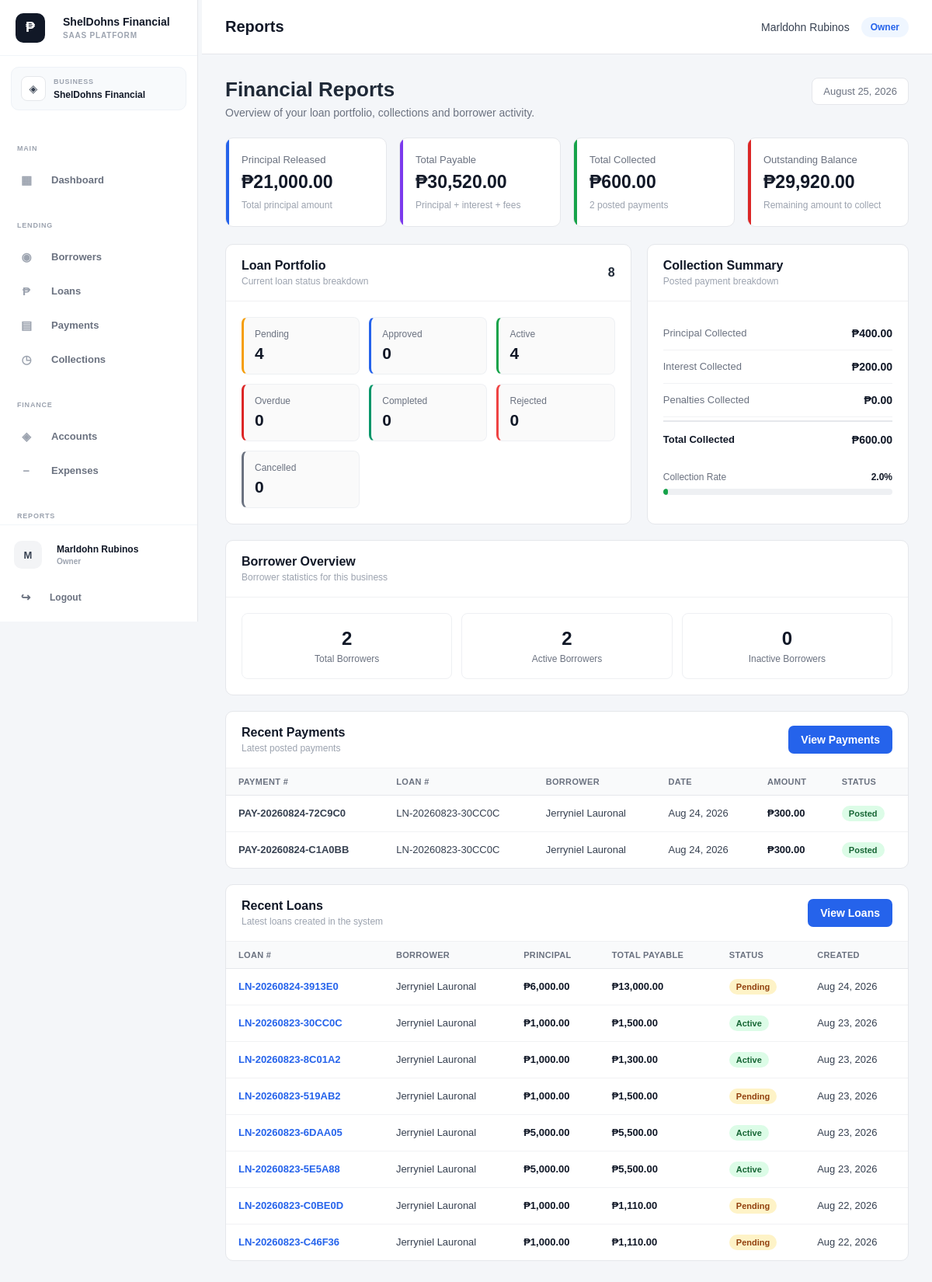
Screenshot of /public/index.php?url=reports (signed in) with the database file from the repository.
### tables this page shows
CREATE TABLE `loan_payments` (
  `id` int(10) UNSIGNED NOT NULL,
  `business_id` bigint(20) UNSIGNED NOT NULL,
  `loan_id` int(10) UNSIGNED NOT NULL,
  `schedule_id` int(10) UNSIGNED DEFAULT NULL,
  `account_id` int(10) UNSIGNED NOT NULL,
  `payment_number` varchar(50) DEFAULT NULL,
  `payment_date` date NOT NULL,
  `amount` decimal(15,2) NOT NULL DEFAULT 0.00,
  `principal_amount` decimal(15,2) NOT NULL DEFAULT 0.00,
  `interest_amount` decimal(15,2) NOT NULL DEFAULT 0.00,
  `penalty_amount` decimal(15,2) NOT NULL DEFAULT 0.00,
  `notes` text DEFAULT NULL,
  `status` enum('posted','void') NOT NULL DEFAULT 'posted',
  `created_by` int(10) UNSIGNED DEFAULT NULL,
  `created_at` timestamp NOT NULL DEFAULT current_timestamp(),
  `updated_at` timestamp NOT NULL DEFAULT current_timestamp() ON UPDATE current_timestamp()
);

CREATE TABLE `loans` (
  `id` int(10) UNSIGNED NOT NULL,
  `business_id` bigint(20) UNSIGNED NOT NULL,
  `borrower_id` int(10) UNSIGNED NOT NULL,
  `account_id` int(10) UNSIGNED DEFAULT NULL,
  `category_id` int(10) UNSIGNED DEFAULT NULL,
  `loan_number` varchar(50) NOT NULL,
  `principal_amount` decimal(15,2) NOT NULL DEFAULT 0.00,
  `interest_rate` decimal(8,2) NOT NULL DEFAULT 0.00,
  `interest_type` enum('flat','reducing_balance') NOT NULL DEFAULT 'flat',
  `payment_type` enum('installment','full_payment') NOT NULL DEFAULT 'installment',
  `term` int(11) NOT NULL DEFAULT 1,
  `term_period` enum('days','weeks','months','years') NOT NULL DEFAULT 'months',
  `processing_fee` decimal(15,2) NOT NULL DEFAULT 0.00,
  `total_interest` decimal(15,2) NOT NULL DEFAULT 0.00,
  `total_payable` decimal(15,2) NOT NULL DEFAULT 0.00,
  `release_date` date DEFAULT NULL,
  `first_payment_date` date DEFAULT NULL,
  `status` enum('pending','approved','active','completed','overdue','cancelled','rejected') NOT NULL DEFAULT 'pending',
  `purpose` varchar(255) DEFAULT NULL,
  `notes` text DEFAULT NULL,
  `created_by` int(10) UNSIGNED DEFAULT NULL,
  `created_at` timestamp NOT NULL DEFAULT current_timestamp(),
  `updated_at` timestamp NOT NULL DEFAULT current_timestamp() ON UPDATE current_timestamp()
);

### app/views/reports/index.php (the view, shortened to what the rows shown need)
<?php
$recentPayments =
    $recentPayments
    ??
    [];
$recentLoans =
    $recentLoans
    ??
    [];
function reportMoney(float $amount): string
{
    return '₱' . number_format(
        $amount,
        2
    );
}
function reportDate(?string $date): string
{
    $timestamp =
        strtotime($date);
    return date(
        'M d, Y',
        $timestamp
    );
}
function reportStatusClass(string $status): string
{
    return strtolower(
        trim($status)
    );
}
?>
<!DOCTYPE html>
<html lang="en">
<head>
    <link
        rel="stylesheet"
        href="assets/css/style.css"
    >
</head>
<body>
<div class="main-content reports-page">
    <div class="container">
        <div class="report-header">
            <div class="report-header-left">
                <h1>
                    Financial Reports
                </h1>
            </div>
        </div>
        <div class="report-grid">
            <div class="report-card">
                <div class="report-card-header">
                    <div>
                        <h2 class="report-card-title">
                            Loan Portfolio
                        </h2>
                    </div>
                </div>
            </div>
            <div class="report-card">
                <div class="report-card-header">
                    <div>
                        <h2 class="report-card-title">
                            Collection Summary
                        </h2>
                    </div>
                </div>
            </div>
        </div>
        <div class="report-card" style="margin-bottom: 20px;">
            <div class="report-card-header">
                <div>
                    <h2 class="report-card-title">
                        Borrower Overview
                    </h2>
                </div>
            </div>
        </div>
        <div class="report-card" style="margin-bottom: 20px;">
            <div class="report-card-header">
                <div>
                    <h2 class="report-card-title">
                        Recent Payments
                    </h2>
                </div>
            </div>
            <div class="report-table-wrapper">
                <?php if (
                    empty($recentPayments)
                ): ?>
                    <div class="report-empty">
                        <p class="report-empty-title">
                            No payments found
                        </p>
                        <p class="report-empty-text">
                            No posted payments have been recorded yet.
                        </p>
                    </div>
                <?php else: ?>
                    <table class="report-table">
                        <thead>
                            <tr>
                                <th>
                                    Payment #
                                </th>
                                <th>
                                    Loan #
                                </th>
                                <th>
                                    Borrower
                                </th>
                                <th>
                                    Date
                                </th>
                                <th>
                                    Amount
                                </th>
                                <th>
                                    Status
                                </th>
                            </tr>
                        </thead>
                        <tbody>
                        <?php foreach (
                            $recentPayments
                            as $payment
                        ): ?>
                            <?php
                            $status =
                                $payment['status']
                                ??
                                'posted';
                            ?>
                            <tr>
                                <td>
                                    <strong>
                                        <?= htmlspecialchars(
                                            $payment[
                                                'payment_number'
                                            ]
                                            ??
                                            '—'
                                        ) ?>
                                    </strong>
                                </td>
                                <td>
                                    <?= htmlspecialchars(
                                        $payment[
                                            'loan_number'
                                        ]
                                        ??
                                        '—'
                                    ) ?>
                                </td>
                                <td>
                                    <?= htmlspecialchars(
                                        trim(
                                            $payment[
                                                'borrower_name'
                                            ]
                                            ??
                                            '—'
                                        )
                                    ) ?>
                                </td>
                                <td>
                                    <?= reportDate(
                                        $payment[
                                            'payment_date'
                                        ]
                                        ??
                                        null
                                    ) ?>
                                </td>
                                <td>
                                    <span class="report-amount">
                                        <?= reportMoney(
                                            (float)(
                                                $payment[
                                                    'amount'
                                                ]
                                                ??
                                                0
                                            )
                                        ) ?>
                                    </span>
                                </td>
                                <td>
                                    <span
                                        class="report-status <?= htmlspecialchars(
                                            reportStatusClass(
                                                $status
                                            )
                                        ) ?>"
                                    >
                                        <?= htmlspecialchars(
                                            ucfirst(
                                                $status
                                            )
                                        ) ?>
                                    </span>
                                </td>
                            </tr>
                        <?php endforeach; ?>
                        </tbody>
                    </table>
                <?php endif; ?>
            </div>
        </div>
        <div class="report-card">
            <div class="report-card-header">
                <div>
                    <h2 class="report-card-title">
                        Recent Loans
                    </h2>
                </div>
            </div>
            <div class="report-table-wrapper">
                <?php if (
                    empty($recentLoans)
                ): ?>
                    <div class="report-empty">
                        <p class="report-empty-title">
                            No loans found
                        </p>
                        <p class="report-empty-text">
                            No loans have been recorded yet.
                        </p>
                    </div>
                <?php else: ?>
                    <table class="report-table">
                        <thead>
                            <tr>
                                <th>
                                    Loan #
                                </th>
                                <th>
                                    Borrower
                                </th>
                                <th>
                                    Principal
                                </th>
                                <th>
                                    Total Payable
                                </th>
                                <th>
                                    Status
                                </th>
                                <th>
                                    Created
                                </th>
                            </tr>
                        </thead>
                        <tbody>
                        <?php foreach (
                            $recentLoans
                            as $loan
                        ): ?>
                            <?php
                            $status =
                                $loan['status']
                                ??
                                'pending';
                            ?>
                            <tr>
                                <td>
                                    <a
                                        href="index.php?url=loans/show&id=<?= (int)(
                                            $loan['id']
                                            ??
                                            0
                                        ) ?>"
                                        class="report-loan-number"
                                    >
                                        <?= htmlspecialchars(
                                            $loan[
                                                'loan_number'
                                            ]
                                            ??
                                            '—'
                                        ) ?>
                                    </a>
                                </td>
                                <td>
                                    <?= htmlspecialchars(
                                        trim(
                                            $loan[
                                                'borrower_name'
                                            ]
                                            ??
                                            '—'
                                        )
                                    ) ?>
                                </td>
                                <td>
                                    <span class="report-amount">
                                        <?= reportMoney(
                                            (float)(
                                                $loan[
                                                    'principal_amount'
                                                ]
                                                ??
                                                0
                                            )
                                        ) ?>
                                    </span>
                                </td>
                                <td>
                                    <span class="report-amount">
                                        <?= reportMoney(
                                            (float)(
                                                $loan[
                                                    'total_payable'
                                                ]
                                                ??
                                                0
                                            )
                                        ) ?>
                                    </span>
                                </td>
                                <td>
                                    <span
                                        class="report-status <?= htmlspecialchars(
                                            reportStatusClass(
                                                $status
                                            )
                                        ) ?>"
                                    >
                                        <?= htmlspecialchars(
                                            ucfirst(
                                                $status
                                            )
                                        ) ?>
                                    </span>
                                </td>
                                <td>
                                    <?= reportDate(
                                        $loan[
                                            'created_at'
                                        ]
                                        ??
                                        null
                                    ) ?>
                                </td>
                            </tr>
                        <?php endforeach; ?>
                        </tbody>
                    </table>
                <?php endif; ?>
            </div>
        </div>
    </div>
</div>
</body>
</html>

### rows the page displays
loan_payments: payment_number "PAY-20260824-72C9C0", loan.loan_number "LN-20260823-30CC0C", payment "Jerryniel Lauronal", payment_date "Aug 24, 2026", amount "₱300.00", status "Posted"
loan_payments: payment_number "PAY-20260824-C1A0BB", loan.loan_number "LN-20260823-30CC0C", payment "Jerryniel Lauronal", payment_date "Aug 24, 2026", amount "₱300.00", status "Posted"
loans: loan_number "LN-20260824-3913E0", loan "Jerryniel Lauronal", principal_amount "₱6,000.00", total_payable "₱13,000.00", status "Pending", created_at "Aug 24, 2026"
loans: loan_number "LN-20260823-30CC0C", loan "Jerryniel Lauronal", principal_amount "₱1,000.00", total_payable "₱1,500.00", status "Active", created_at "Aug 23, 2026"
loans: loan_number "LN-20260823-8C01A2", loan "Jerryniel Lauronal", principal_amount "₱1,000.00", total_payable "₱1,300.00", status "Active", created_at "Aug 23, 2026"
loans: loan_number "LN-20260823-519AB2", loan "Jerryniel Lauronal", principal_amount "₱1,000.00", total_payable "₱1,500.00", status "Pending", created_at "Aug 23, 2026"
loans: loan_number "LN-20260823-6DAA05", loan "Jerryniel Lauronal", principal_amount "₱5,000.00", total_payable "₱5,500.00", status "Active", created_at "Aug 23, 2026"
loans: loan_number "LN-20260823-5E5A88", loan "Jerryniel Lauronal", principal_amount "₱5,000.00", total_payable "₱5,500.00", status "Active", created_at "Aug 23, 2026"
loans: loan_number "LN-20260823-C0BE0D", loan "Jerryniel Lauronal", principal_amount "₱1,000.00", total_payable "₱1,110.00", status "Pending", created_at "Aug 22, 2026"
loans: loan_number "LN-20260823-C46F36", loan "Jerryniel Lauronal", principal_amount "₱1,000.00", total_payable "₱1,110.00", status "Pending", created_at "Aug 22, 2026"

### other values shown
$sidebarBrandName "ShelDohns Financial"
$sidebarBrandTagline "SAAS PLATFORM"
$business['name'] "ShelDohns Financial"
$avatarLetter "M"
$displayName "Marldohn Rubinos"
$displayRole "Owner"
$user['full_name'] "Marldohn Rubinos"
$tenantRole "Owner"
$paymentCount "2"
$totalLoans "8"
$pendingLoans "4"
$approvedLoans "0"
$activeLoans "4"
$overdueLoans "0"
$completedLoans "0"
